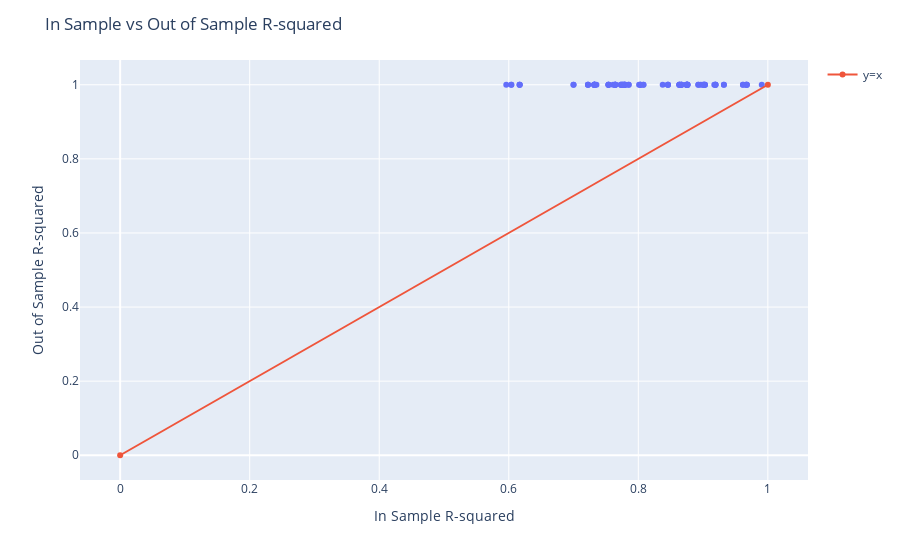

Notebook code cell kept with this figure:
### Markdown cell above
### 8. Work with a ChatBot to write a *for* loop to create, collect, and visualize many different paired "in sample" and "out of sample" *model performance* metric actualizations (by not using *np.random.seed(130)* within each loop iteration); and explain in your own words the meaning of your results and purpose of this demonstration<br>

<details class="details-example"><summary style="color:blue"><u>Further Guidance</u></summary>
    
> _The following code could likely be slightly edited and repurposed to match the 50-50 **train-test split** analysis and data above (in the `train_test_split` method of "Question 5").  Considering the behavior of the `model3_fit` **linear form** specification would be the suggested way to start, but it might also be interesting and/or helpful to consider the different available **linear form** specifications in the manner of this problem..._
>    
> ```python
> import plotly.express as px  # etc.
>
> songs_training_data,songs_testing_data = train_test_split(songs, train_size=31)
> linear_form = 'danceability ~ energy * loudness + energy * mode'
>    
> reps = 100
> in_sample_Rsquared = np.array([0.0]*reps)
> out_of_sample_Rsquared = np.array([0.0]*reps)
> for i in range(reps):
>     songs_training_data,songs_testing_data = \
>       train_test_split(songs, train_size=31)
>     final_model_fit = smf.ols(formula=linear_form, 
>                               data=songs_training_data).fit()
>     in_sample_Rsquared[i] = final_model_fit.rsquared
>     out_of_sample_Rsquared[i] = \
>       np.corrcoef(songs_testing_data.danceability, 
>                   final_model_fit.predict(songs_testing_data))[0,1]**2
>     
> df = pd.DataFrame({"In Sample Performance (Rsquared)": in_sample_Rsquared,
>                    "Out of Sample Performance (Rsquared)": out_of_sample_Rsquared})   >  
> fig = px.scatter(df, x="In Sample Performance (Rsquared)", 
>                      y="Out of Sample Performance (Rsquared)")
> fig.add_trace(go.Scatter(x=[0,1], y=[0,1], name="y=x", line_shape='linear'))  
> ```
>
> _When you first look at this question, you might be unsure about the specific issue that the code is addressing. Take a moment to think about why the code repeatedly randomly re-splits the data, fits the model, and compares the "in sample" versus "out of sample" **R-squared** values (over and over). Of course, if a **fit model** performs well on the **training** dataset but doesn't do as well on the **testing** dataset then we might be observing the affects of **overfitting**. But why might it sometimes be the opposite situation (which we actually encountered right away for `model3_fit` when the **train-test split** was based on  `np.random.seed(130)` and resulted in a better "out of sample" **R-squared** of about `0.21` vereses the 'in-sample" **R-squared** of about `0.15`)? If you're thinking that this should therefore vice-versa intuitively mean **underfitting**, actually that's not right because **underfitting** is when the **generalizability** of a different model **linear form** specification that provides improved **model performance** is **validated**. What were seeing here, the variable, is something else..._
>        
> ---
> 
> _Don't forget to ask for summaries of all your different ChatBot sessions and organize and paste these into your homework notebook (including link(s) to chat log histories if you're using ChatBot) But if you're using the STA130 custom NBLM ChatBot, you'll only be able to ask for summaries, of course!_ 
    
</details>

### Code cell
import pandas as pd
import numpy as np
import statsmodels.formula.api as smf
import plotly.express as px
import plotly.graph_objects as go
from sklearn.model_selection import train_test_split

# Example dataset (replace with your actual data)
songs = pd.DataFrame({
    'danceability': [0.5, 0.6, 0.7, 0.8, 0.4, 0.65, 0.75, 0.85, 0.7, 0.6],
    'energy': [0.3, 0.5, 0.6, 0.7, 0.8, 0.45, 0.55, 0.65, 0.6, 0.4],
    'loudness': [-5, -4, -3, -6, -5, -4.5, -4, -3.5, -4, -5.5],
    'mode': [1, 0, 1, 0, 1, 0, 1, 0, 1, 1]
})

# Define the linear form for the model
linear_form = 'danceability ~ energy * loudness + energy * mode'

# Initialize arrays to collect in-sample and out-of-sample R-squared values
reps = 100
in_sample_Rsquared = np.zeros(reps)
out_of_sample_Rsquared = np.zeros(reps)

# Loop to repeat the train-test split, model fitting, and R-squared calculation
for i in range(reps):
    # Split the data into training and testing sets (train size = 80% of the data)
    songs_training_data, songs_testing_data = train_test_split(songs, train_size=0.8)
    
    # Fit the OLS regression model to the training data
    final_model_fit = smf.ols(formula=linear_form, data=songs_training_data).fit()

    # Calculate in-sample R-squared (for the training set)
    in_sample_Rsquared[i] = final_model_fit.rsquared

    # Calculate out-of-sample R-squared (for the testing set)
    out_of_sample_Rsquared[i] = np.corrcoef(songs_testing_data['danceability'], final_model_fit.predict(songs_testing_data))[0, 1] ** 2

# Create a DataFrame with the results
df = pd.DataFrame({
    "In Sample Performance (Rsquared)": in_sample_Rsquared,
    "Out of Sample Performance (Rsquared)": out_of_sample_Rsquared
})

# Visualize the results using a scatter plot
fig = px.scatter(df, x="In Sample Performance (Rsquared)", y="Out of Sample Performance (Rsquared)")
fig.add_trace(go.Scatter(x=[0, 1], y=[0, 1], name="y=x", line_shape='linear'))
fig.update_layout(title="In Sample vs Out of Sample R-squared",
                  xaxis_title="In Sample R-squared",
                  yaxis_title="Out of Sample R-squared")
fig.show()

### Figure 1 — Plotly figure (JSON) as saved in the notebook; plotly's stock layout.template omitted (floating-point values rounded to 4 significant figures)
{"data": [{"hovertemplate": "In Sample Performance (Rsquared)=%{x}<br>Out of Sample Performance (Rsquared)=%{y}<extra></extra>", "legendgroup": "", "marker": {"color": "#636efa", "symbol": "circle"}, "mode": "markers", "name": "", "orientation": "v", "showlegend": false, "type": "scatter", "x": [0.8457, 0.8744, 0.7733, 0.8754, 0.8754, 0.6865, 0.7324, 0.7539, 0.8012, 0.9029, 0.9674, 0.7799, 0.8032, 0.7783, 0.7783, 0.7733, 0.7757, 0.604, 0.7324, 0.7643, 0.8744, 0.8634, 0.9173, 0.7539, 0.7799, 0.7643, 0.7324, 0.8377, 0.8079, 0.7, 0.8665, 0.9674, 0.9191, 0.8759, 0.8457, 0.7757, 0.9014, 0.9067, 0.7643, 0.6168, 0.7223, 0.9067, 0.966, 0.6168, 0.7783, 0.9321, 0.9674, 0.9029, 0.7542, 0.8665, 0.7643, 0.9014, 0.8032, 0.8634, 0.6168, 0.9067, 0.7611, 0.6865, 0.7733, 0.7324, 0.7851, 0.8634, 0.7851, 0.8665, 0.9191, 0.9616, 0.8965, 0.8634, 0.7643, 0.8754, 0.5962, 0.7324, 0.8927, 0.9906, 0.7319, 0.7783, 0.7223, 0.7, 0.9014, 0.8457, 0.8759, 0.7353, 0.7319, 0.8744, 0.7757, 0.9191, 0.9191, 0.8665, 0.8927, 0.6865, 0.8032, 0.7324, 0.7223, 0.8079, 0.9321, 0.604, 0.9616, 0.7539, 0.8759, 0.8997], "xaxis": "x", "y": [1, 1, 1, 1, 1, null, 1, 1, 1, 1, 1.0, 1, 1, 1, 1, 1, 1, 1, 1.0, 1, 1, 1, 1.0, 1, 1, 1, 1, 1, 1.0, 1, 1, 1.0, 1, 1, 1, 1, 1.0, null, 1, 1, 1, null, 1, 1, 1, 1, 1, 1.0, 1, 1, 1, 1.0, 1, 1, 1, null, 1, null, 1.0, 1, 1, 1, 1.0, 1, 1.0, 1, 1, 1.0, 1.0, 1.0, 1, 1.0, 1, 1, 1, 1, 1.0, 1.0, 1.0, 1, 1, 1, 1, 1, 1, 1, 1, 1, 1, null, 1, 1, 1, 1, 1, 1, 1, 1, 1, 1.0], "yaxis": "y"}, {"line": {"shape": "linear"}, "name": "y=x", "type": "scatter", "x": [0, 1], "y": [0, 1]}], "layout": {"legend": {"tracegroupgap": 0}, "margin": {"t": 60}, "title": {"text": "In Sample vs Out of Sample R-squared"}, "xaxis": {"anchor": "y", "domain": [0, 1], "title": {"text": "In Sample R-squared"}}, "yaxis": {"anchor": "x", "domain": [0, 1], "title": {"text": "Out of Sample R-squared"}}}}
